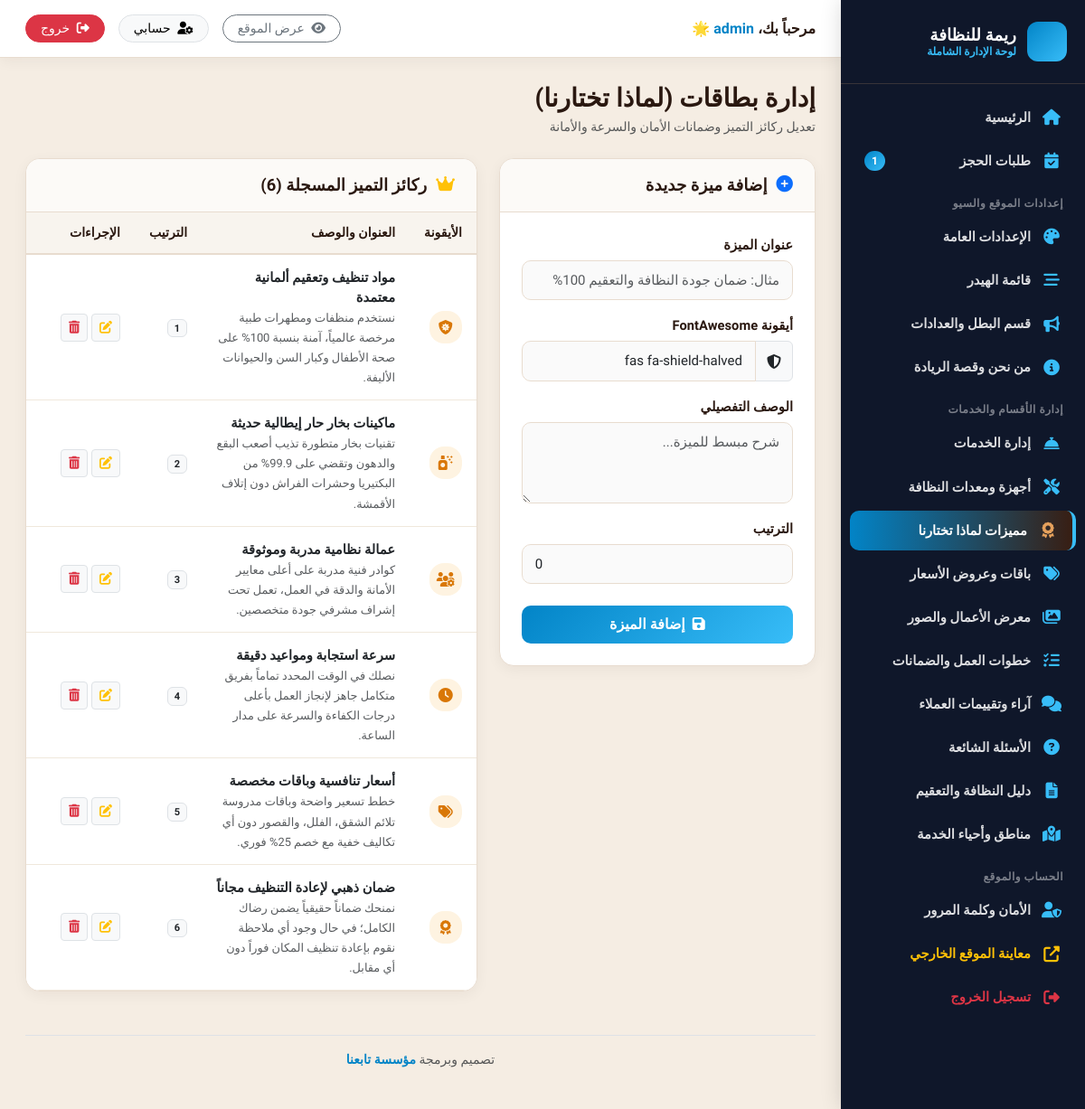
The page /admin/whyus.php (signed in) on the database as committed earlier.
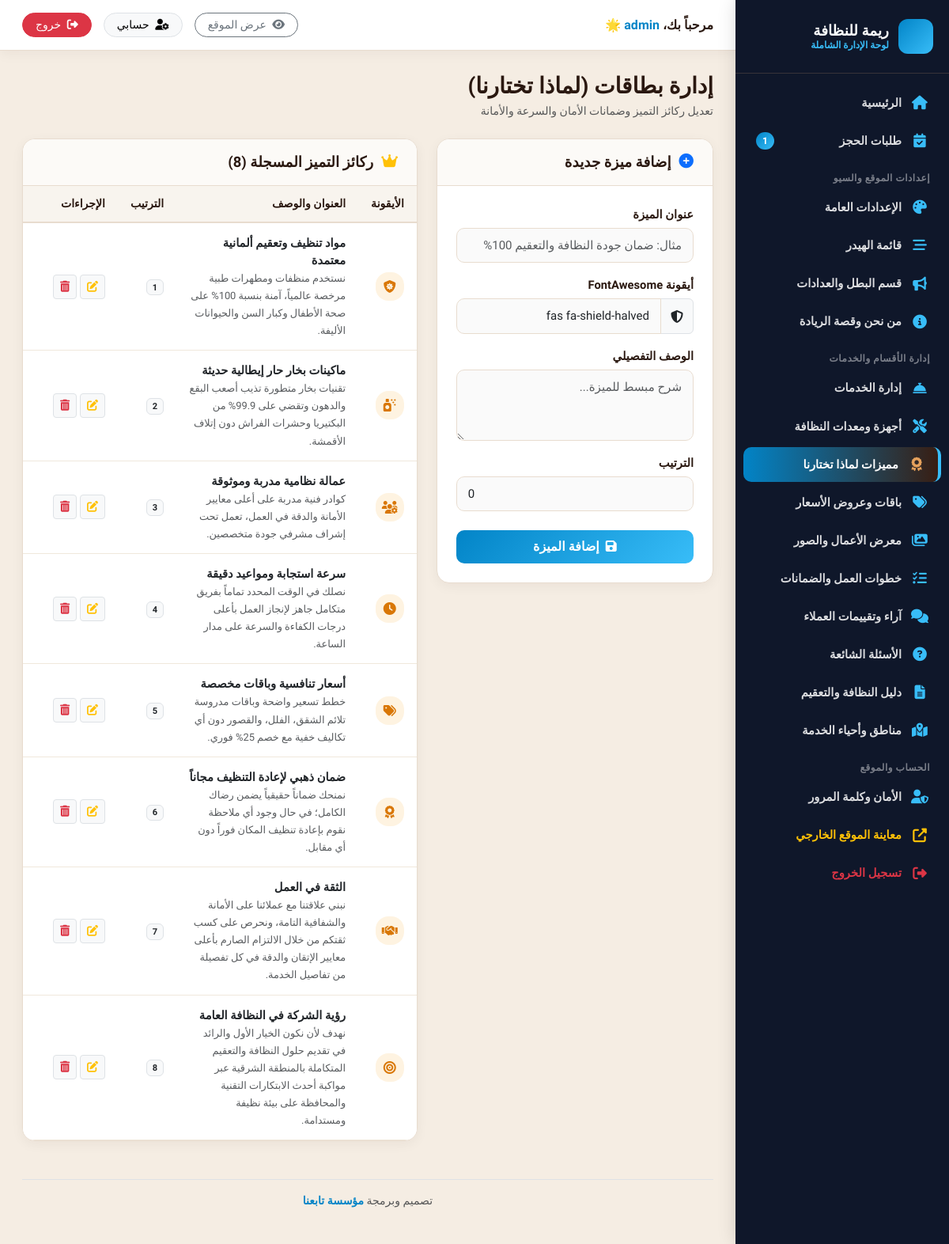
The same page on the database as committed later.
### tables this page shows
CREATE TABLE why_us (
  id INTEGER PRIMARY KEY AUTOINCREMENT,
  title TEXT NOT NULL,
  icon TEXT NOT NULL,
  description TEXT NOT NULL,
  sort_order INTEGER DEFAULT 0
);

### includes/functions.php (called while the page is built, shortened)
<?php
function get_all_settings() {
    return $GLOBALS['_cached_settings'];
}
function get_setting($key, $default = '') {
    $settings = get_all_settings();
    return isset($settings[$key]) && $settings[$key] !== '' ? $settings[$key] : $default;
}

### admin/whyus.php (the view, shortened to what this page needs)
<?php
require_once __DIR__ . '/includes/admin_header.php';
$edit_why = null;
$why_us = $pdo->query("SELECT * FROM why_us ORDER BY sort_order ASC, id ASC")->fetchAll();
?>
<div class="d-flex align-items-center justify-content-between mb-4">
  <div>
    <h3 class="fw-bold mb-1" style="color:var(--text-dark);">إدارة بطاقات (لماذا تختارنا)</h3>
    <p class="text-muted small mb-0">تعديل ركائز التميز وضمانات الأمان والسرعة والأمانة</p>
  </div>
</div>
<div class="row g-4">
  <div class="col-lg-5">
    <div class="content-card">
      <div class="content-card-header">
        <h5>
          <i class="fas <?= $edit_why ? 'fa-edit text-warning' : 'fa-plus-circle text-primary' ?>"></i>
          <?= $edit_why ? 'تعديل الميزة' : 'إضافة ميزة جديدة' ?>
        </h5>
      </div>
      <div class="content-card-body">
        <form method="POST" action="whyus.php">
          <div class="mb-3">
            <label class="form-label">عنوان الميزة</label>
            <input type="text" name="title" class="form-control" value="<?= htmlspecialchars($edit_why['title'] ?? '') ?>" required placeholder="مثال: ضمان جودة النظافة والتعقيم 100%" />
          </div>
          <div class="mb-3">
            <label class="form-label">أيقونة FontAwesome</label>
            <div class="input-group">
              <span class="input-group-text"><i class="<?= htmlspecialchars($edit_why['icon'] ?? 'fas fa-shield-alt') ?>"></i></span>
              <input type="text" name="icon" class="form-control" value="<?= htmlspecialchars($edit_why['icon'] ?? 'fas fa-shield-halved') ?>" required placeholder="fas fa-clock-rotate-left" />
            </div>
          </div>
          <div class="mb-3">
            <label class="form-label">الوصف التفصيلي</label>
            <textarea name="description" class="form-control" rows="3" required placeholder="شرح مبسط للميزة..."><?= htmlspecialchars($edit_why['description'] ?? '') ?></textarea>
          </div>
          <div class="mb-4">
            <label class="form-label">الترتيب</label>
            <input type="number" name="sort_order" class="form-control" value="<?= htmlspecialchars($edit_why['sort_order'] ?? 0) ?>" />
          </div>
          <button type="submit" class="btn btn-admin-primary w-100">
            <i class="fas fa-save me-1"></i> <?= $edit_why ? 'حفظ التعديل' : 'إضافة الميزة' ?>
          </button>
        </form>
      </div>
    </div>
  </div>
  <div class="col-lg-7">
    <div class="content-card">
      <div class="content-card-header">
        <h5><i class="fas fa-crown text-warning"></i> ركائز التميز المسجلة (<?= count($why_us) ?>)</h5>
      </div>
      <div class="content-card-body p-0">
        <div class="table-responsive">
          <table class="table table-hover align-middle mb-0">
            <thead>
              <tr>
                <th width="45">الأيقونة</th>
                <th>العنوان والوصف</th>
                <th>الترتيب</th>
                <th width="120">الإجراءات</th>
              </tr>
            </thead>
            <tbody>
              <?php foreach ($why_us as $w): ?>
              <tr>
                <td>
                  <div class="stat-icon warning" style="width:36px;height:36px;font-size:1rem;">
                    <i class="<?= htmlspecialchars($w['icon']) ?>"></i>
                  </div>
                </td>
                <td>
                  <strong class="d-block text-dark"><?= htmlspecialchars($w['title']) ?></strong>
                  <small class="text-muted"><?= htmlspecialchars($w['description']) ?></small>
                </td>
                <td><span class="badge bg-light text-dark border"><?= $w['sort_order'] ?></span></td>
                <td>
                  <a href="whyus.php?edit_id=<?= $w['id'] ?>" class="btn btn-sm btn-light border" title="تعديل">
                    <i class="fas fa-edit text-warning"></i>
                  </a>
                  <a href="whyus.php?delete_id=<?= $w['id'] ?>" class="btn btn-sm btn-light border confirm-delete" title="حذف">
                    <i class="fas fa-trash-alt text-danger"></i>
                  </a>
                </td>
              </tr>
              <?php endforeach; ?>
            </tbody>
          </table>
        </div>
      </div>
    </div>
  </div>
</div>
<?php require_once __DIR__ . '/includes/admin_footer.php'; ?>

### admin/includes/admin_header.php (shortened to what this page needs)
<?php
require_once __DIR__ . '/../../includes/functions.php';
$current_page = basename($_SERVER['PHP_SELF']);
try {
    $new_bookings_count = (int)$pdo->query("SELECT COUNT(*) FROM bookings WHERE status = 'new'")->fetchColumn();
} catch (Exception $e) {
    $new_bookings_count = 0;
}
$site_short_name = get_setting('site_short_name', 'ريمة للنظافة');
?>
<!DOCTYPE html>
<html lang="ar" dir="rtl">
<head>
  <link rel="stylesheet" href="https://cdn.jsdelivr.net/npm/bootstrap@5.3.2/dist/css/bootstrap.rtl.min.css">
  <link rel="stylesheet" href="https://cdnjs.cloudflare.com/ajax/libs/font-awesome/6.5.1/css/all.min.css">
  <link rel="stylesheet" href="/admin/assets/css/admin.css">
</head>
<body>
<div class="admin-wrapper">
  <aside class="admin-sidebar">
    <div class="sidebar-header">
      <div class="sidebar-brand-icon"><i class="fas fa-sparkles"></i></div>
      <div class="sidebar-brand-title">
        <?= htmlspecialchars($site_short_name) ?>
        <small>لوحة الإدارة الشاملة</small>
      </div>
    </div>
    <ul class="sidebar-menu">
      <li>
        <a href="index.php" class="sidebar-link <?= $current_page == 'index.php' ? 'active' : '' ?>">
          <i class="fas fa-home"></i> الرئيسية
        </a>
      </li>
      <li>
        <a href="bookings.php" class="sidebar-link <?= $current_page == 'bookings.php' ? 'active' : '' ?>">
          <i class="fas fa-calendar-check"></i> طلبات الحجز
          <?php if ($new_bookings_count > 0): ?>
            <span class="sidebar-badge"><?= $new_bookings_count ?></span>
          <?php endif; ?>
        </a>
      </li>
      <li class="sidebar-menu-header">إعدادات الموقع والسيو</li>
      <li>
        <a href="settings.php" class="sidebar-link <?= $current_page == 'settings.php' ? 'active' : '' ?>">
          <i class="fas fa-palette"></i> الإعدادات العامة
        </a>
      </li>
      <li>
        <a href="nav.php" class="sidebar-link <?= $current_page == 'nav.php' ? 'active' : '' ?>">
          <i class="fas fa-bars-staggered"></i> قائمة الهيدر
        </a>
      </li>
      <li>
        <a href="hero.php" class="sidebar-link <?= $current_page == 'hero.php' ? 'active' : '' ?>">
          <i class="fas fa-bullhorn"></i> قسم البطل والعدادات
        </a>
      </li>
      <li>
        <a href="about.php" class="sidebar-link <?= $current_page == 'about.php' ? 'active' : '' ?>">
          <i class="fas fa-info-circle"></i> من نحن وقصة الريادة
        </a>
      </li>
      <li class="sidebar-menu-header">إدارة الأقسام والخدمات</li>
      <li>
        <a href="services.php" class="sidebar-link <?= $current_page == 'services.php' ? 'active' : '' ?>">
          <i class="fas fa-concierge-bell"></i> إدارة الخدمات
        </a>
      </li>
      <li>
        <a href="fleet.php" class="sidebar-link <?= $current_page == 'fleet.php' ? 'active' : '' ?>">
          <i class="fas fa-tools"></i> أجهزة ومعدات النظافة
        </a>
      </li>
      <li>
        <a href="whyus.php" class="sidebar-link <?= $current_page == 'whyus.php' ? 'active' : '' ?>">
          <i class="fas fa-award"></i> مميزات لماذا تختارنا
        </a>
      </li>
      <li>
        <a href="packages.php" class="sidebar-link <?= $current_page == 'packages.php' ? 'active' : '' ?>">
          <i class="fas fa-tags"></i> باقات وعروض الأسعار
        </a>
      </li>
      <li>
        <a href="gallery.php" class="sidebar-link <?= $current_page == 'gallery.php' ? 'active' : '' ?>">
          <i class="fas fa-images"></i> معرض الأعمال والصور
        </a>
      </li>
      <li>
        <a href="process_guarantees.php" class="sidebar-link <?= $current_page == 'process_guarantees.php' ? 'active' : '' ?>">
          <i class="fas fa-tasks"></i> خطوات العمل والضمانات
        </a>
      </li>
      <li>
        <a href="testimonials.php" class="sidebar-link <?= $current_page == 'testimonials.php' ? 'active' : '' ?>">
          <i class="fas fa-comments"></i> آراء وتقييمات العملاء
        </a>
      </li>
      <li>
        <a href="faqs.php" class="sidebar-link <?= $current_page == 'faqs.php' ? 'active' : '' ?>">
          <i class="fas fa-question-circle"></i> الأسئلة الشائعة
        </a>
      </li>
      <li>
        <a href="seo_guide.php" class="sidebar-link <?= $current_page == 'seo_guide.php' ? 'active' : '' ?>">
          <i class="fas fa-file-alt"></i> دليل النظافة والتعقيم
        </a>
      </li>
      <li>
        <a href="areas.php" class="sidebar-link <?= $current_page == 'areas.php' ? 'active' : '' ?>">
          <i class="fas fa-map-marked-alt"></i> مناطق وأحياء الخدمة
        </a>
      </li>
      <li class="sidebar-menu-header">الحساب والموقع</li>
      <li>
        <a href="profile.php" class="sidebar-link <?= $current_page == 'profile.php' ? 'active' : '' ?>">
          <i class="fas fa-user-shield"></i> الأمان وكلمة المرور
        </a>
      </li>
      <li>
        <a href="../index.php" target="_blank" class="sidebar-link text-warning">
          <i class="fas fa-external-link-alt text-warning"></i> معاينة الموقع الخارجي
        </a>
      </li>
      <li>
        <a href="logout.php" class="sidebar-link text-danger">
          <i class="fas fa-sign-out-alt text-danger"></i> تسجيل الخروج
        </a>
      </li>
    </ul>
  </aside>
  <div class="admin-main">
    <header class="admin-topbar">
      <div class="fw-bold d-none d-md-block" style="color:var(--text-dark);">
        مرحباً بك، <span style="color:var(--primary);"><?= htmlspecialchars($_SESSION['admin_username'] ?? 'المدير') ?></span> 🌟
      </div>
      <div class="topbar-user">
        <a href="../index.php" target="_blank" class="btn btn-sm btn-outline-secondary rounded-pill px-3">
          <i class="fas fa-eye me-1"></i> عرض الموقع
        </a>
        <a href="profile.php" class="btn btn-sm btn-light rounded-pill px-3 border">
          <i class="fas fa-user-cog me-1"></i> حسابي
        </a>
        <a href="logout.php" class="btn btn-sm btn-danger rounded-pill px-3">
          <i class="fas fa-sign-out-alt me-1"></i> خروج
        </a>
      </div>
    </header>
    <main class="admin-content">

### admin/includes/admin_footer.php (shortened to what this page needs)
      <footer class="text-center py-3 text-muted small mt-4 border-top">
        تصميم وبرمجة <a href="https://tab3na.com" target="_blank" rel="noopener" class="text-decoration-none fw-bold" style="color:var(--sidebar-active, #8B5A2B);">مؤسسة تابعنا</a>
      </footer>
    </main>
  </div>
</div>
</body>
</html>

Rows that differ between the two databases and show on the page:
added why_us: title "الثقة في العمل", description "نبني علاقتنا مع عملائنا على الأمانة والشفافية التامة، ونحرص على كسب ثقتكم من خلال الالتزام الصارم بأعلى معايير الإتقان والدقة في كل تفصيلة من تفاصيل الخدمة.", sort_order "7"
added why_us: title "رؤية الشركة في النظافة العامة", description "نهدف لأن نكون الخيار الأول والرائد في تقديم حلول النظافة والتعقيم المتكاملة بالمنطقة الشرقية عبر مواكبة أحدث الابتكارات التقنية والمحافظة على بيئة نظيفة ومستدامة.", sort_order "8"
Other text that changed with them:
count($why_us): "6" → "8"
